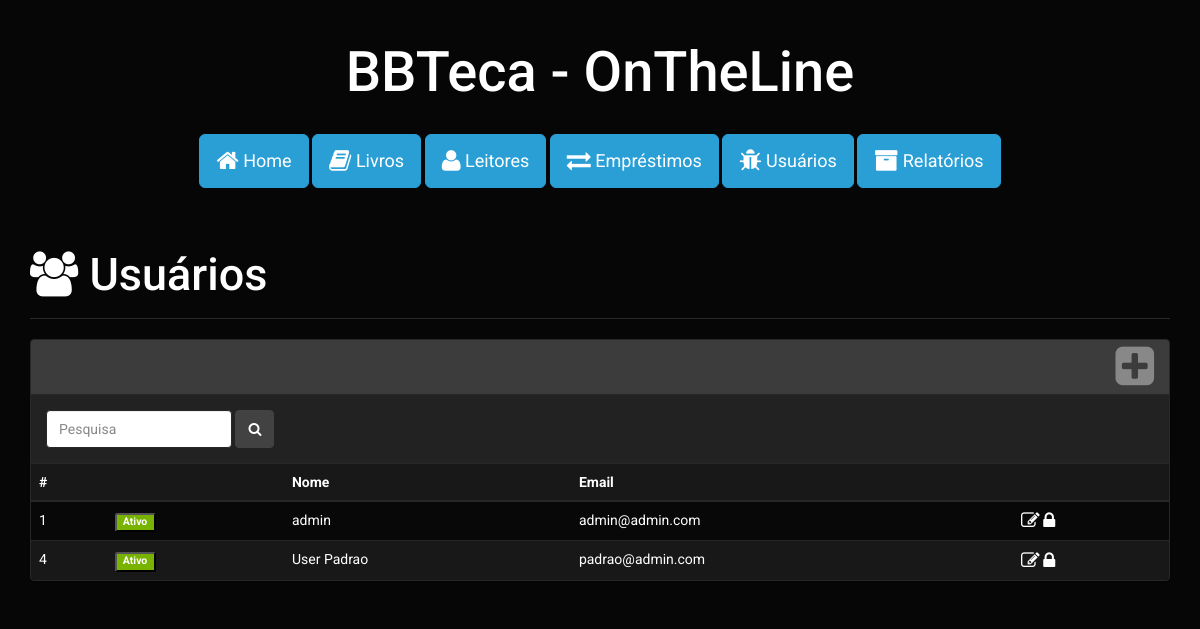
Screenshot of /usuario-listar.php (signed in) with the database file from the repository.
### tables this page shows
CREATE TABLE `usuario` (
  `cod_usuario` int(11) NOT NULL,
  `nome` varchar(30) NOT NULL,
  `email` varchar(30) NOT NULL,
  `senha` varchar(20) NOT NULL,
  `status` char(1) NOT NULL
);

### usuario-listar.php (the view, shortened to what this page needs)
<?php
require './lib/funcoes.php';
require './lib/conexao.php';
$q ='';
?>
<!DOCTYPE html>
<html lang="pt-br">
  <head>
  </head>
  <body>
<div class="container">
<div class="page-header ">
  <h2><i class="fa fa-group"></i> Usuários</h2>
</div>
<div class="panel panel-default ">
  <div class="panel-heading clearfix ">
    <div class="btn-group pull-right" >
    <i class="fa fa-plus-square fa-lg" data-toggle="modal" data-target="#cadUsuario"></i>
    </div>
  </div>
  <div class="panel-body">
    <form class="form-inline" role="form" method="get" action="">
      <div class="form-group">
        <input type="search" class="form-control" id="fq" name="q" placeholder="Pesquisa" value="<?php echo $q; ?>">
      </div>
      <button type="submit" class="btn btn-default"><i class="fa fa-search"></i> </button>
    </form>
  </div>
  <table class="table table-striped table-hover">
    <thead>
      <tr>
        <th>#</th>
        <th></th>
        <th>Nome</th>
        <th>Email</th>
        <th></th>
      </tr>
    </thead>
    <tbody>
      <?php
        $sql = "Select cod_usuario, nome, email, senha, status from usuario";
        $consulta = mysqli_query($con,$sql);
        while( $resultado = mysqli_fetch_assoc($consulta)){
      ?>
      <tr>
        <td><?php echo $resultado['cod_usuario'];   ?></td>
        <td>
          <?php if($resultado['status'] == 1){  ?>
          <button data-toggle="modal" data-target="#statusUsuario"
          data-whatever="<?php echo $resultado['cod_usuario']; ?>"
          data-whatevernome="<?php echo $resultado['nome']; ?>"
          data-whateverstatus="<?php echo $resultado['status']; ?>"
          title="Alterar Status"
          class="label label-success">Ativo</button>
          <?php } ?>
        </td>
        <td><?php echo $resultado['nome'];?></td>
        <td><?php echo $resultado['email'];?></td>
        <td>
          <a data-toggle="modal" data-target="#editarUsuario"
          data-whatever="<?php echo $resultado['cod_usuario']; ?>"
          data-whatevernome="<?php echo $resultado['nome']; ?>"
          data-whateveremail="<?php echo $resultado['email']; ?>"
          title="Editar Usuário"><i class="fa fa-edit fa-lg"></i></a>
          <a data-toggle="modal" data-target="#senhaUsuario"
          data-whatever="<?php echo $resultado['cod_usuario']; ?>"
          data-whatevernome="<?php echo $resultado['nome']; ?>"
          data-whateverstatus="<?php echo $resultado['status']; ?>"
          title="Alterar senha"><i class="fa fa-lock fa-lg"></i></a>
        </td>
      </tr><?php
    }
      ?>
    </tbody>
  </table>
</div>
</div>
</body>
</html>

### rows the page displays
usuario: cod_usuario "1", nome "admin", email "admin@admin.com"
usuario: cod_usuario "4", nome "User Padrao", email "padrao@admin.com"
